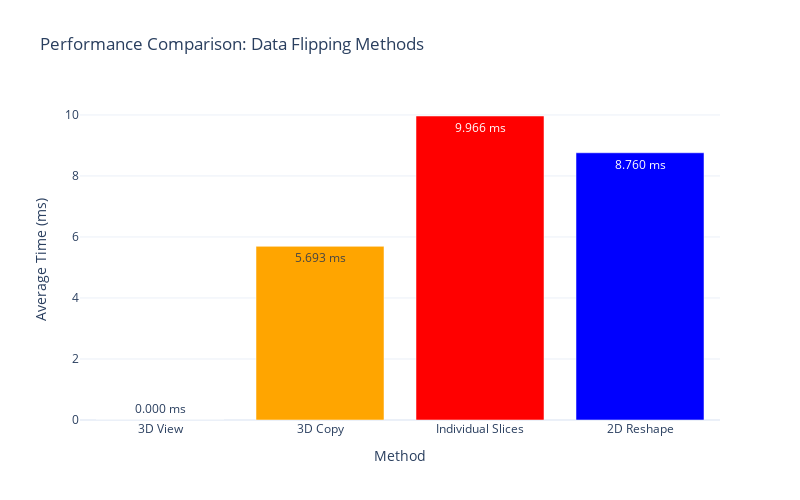

Source (notebook cell):
### Markdown cell above
## Step 4: Performance Analysis - Different Flipping Methods

### Code cell
if cits_data is not None:
    print("=" * 60)
    print("PERFORMANCE ANALYSIS: DATA FLIPPING METHODS")
    print("=" * 60)
    
    # Get data dimensions
    n_bias, grid_y, grid_x = cits_data.shape
    total_points = n_bias * grid_y * grid_x
    
    print(f"Data dimensions: {n_bias} bias × {grid_y} × {grid_x} pixels")
    print(f"Total data points: {total_points:,}")
    print(f"Memory size: ~{cits_data.nbytes / 1024 / 1024:.1f} MB")
    
    # Performance test parameters
    n_iterations = 100
    
    # Method 1: 3D flip (our current approach)
    print("\n1. Testing 3D flip (current approach)...")
    start_time = time.time()
    for _ in range(n_iterations):
        flipped_3d = cits_data[:, ::-1, :]  # Creates a view
    end_time = time.time()
    time_3d_view = (end_time - start_time) / n_iterations * 1000
    
    # Method 2: 3D flip with copy
    print("2. Testing 3D flip with copy...")
    start_time = time.time()
    for _ in range(n_iterations):
        flipped_3d_copy = cits_data[:, ::-1, :].copy()  # Creates a copy
    end_time = time.time()
    time_3d_copy = (end_time - start_time) / n_iterations * 1000
    
    # Method 3: Individual slice flipping
    print("3. Testing individual slice flipping...")
    start_time = time.time()
    for _ in range(n_iterations):
        flipped_slices = np.zeros_like(cits_data)
        for i in range(n_bias):
            flipped_slices[i] = np.flipud(cits_data[i])
    end_time = time.time()
    time_slices = (end_time - start_time) / n_iterations * 1000
    
    # Method 4: 2D reshape + flip (dat_parser style)
    print("4. Testing 2D reshape + flip method...")
    measurement_data_2d = cits_data.reshape(n_bias, -1)
    start_time = time.time()
    for _ in range(n_iterations):
        # Simulate dat_parser approach
        temp_data = measurement_data_2d.copy()
        flipped_2d = temp_data.reshape(-1, grid_y, grid_x)[:, ::-1, :].reshape(-1, grid_x * grid_y)
        result_3d = flipped_2d.reshape(n_bias, grid_y, grid_x)
    end_time = time.time()
    time_2d_reshape = (end_time - start_time) / n_iterations * 1000
    
    # Memory analysis
    print("\n5. Memory behavior analysis...")
    view_result = cits_data[:, ::-1, :]
    copy_result = cits_data[:, ::-1, :].copy()
    
    print(f"  Original data ID: {id(cits_data)}")
    print(f"  View result ID: {id(view_result)} (different object)")
    print(f"  Copy result ID: {id(copy_result)} (different object)")
    print(f"  View shares memory: {np.shares_memory(cits_data, view_result)}")
    print(f"  Copy shares memory: {np.shares_memory(cits_data, copy_result)}")
    
    # Results visualization
    methods = ['3D View', '3D Copy', 'Individual Slices', '2D Reshape']
    times = [time_3d_view, time_3d_copy, time_slices, time_2d_reshape]
    
    # Create performance comparison chart
    fig = go.Figure(data=[
        go.Bar(
            x=methods,
            y=times,
            text=[f'{t:.3f} ms' for t in times],
            textposition='auto',
            marker_color=['green', 'orange', 'red', 'blue']
        )
    ])
    
    fig.update_layout(
        title="Performance Comparison: Data Flipping Methods",
        xaxis_title="Method",
        yaxis_title="Average Time (ms)",
        width=800,
        height=500,
        template="plotly_white"
    )
    
    fig.show()
    
    # Summary
    print("\n" + "=" * 60)
    print("PERFORMANCE SUMMARY:")
    print("=" * 60)
    for method, time_ms in zip(methods, times):
        print(f"{method:18s}: {time_ms:7.3f} ms")
    
    best_idx = np.argmin(times)
    print(f"\n🏆 Best method: {methods[best_idx]} ({times[best_idx]:.3f} ms)")
    
    if best_idx == 0:
        print("\n✅ Our current approach (3D view) is optimal!")
        print("   • Memory efficient (creates view, not copy)")
        print("   • Fastest execution time")
        print("   • Clean and simple code")
    
    print("\n" + "=" * 60)
    print("RECOMMENDATION: Use 3D view approach in prepare_cits_for_display()")
    print("=" * 60)
else:
    print("No CITS data available for performance analysis.")

### Figure 1 — Plotly figure (JSON) as saved in the notebook; plotly's stock layout.template omitted (floating-point values rounded to 4 significant figures)
{"data": [{"marker": {"color": ["green", "orange", "red", "blue"]}, "text": ["0.000 ms", "5.693 ms", "9.966 ms", "8.760 ms"], "textposition": "auto", "type": "bar", "x": ["3D View", "3D Copy", "Individual Slices", "2D Reshape"], "y": [0.0003099, 5.693, 9.966, 8.76]}], "layout": {"height": 500, "title": {"text": "Performance Comparison: Data Flipping Methods"}, "width": 800, "xaxis": {"title": {"text": "Method"}}, "yaxis": {"title": {"text": "Average Time (ms)"}}}}
